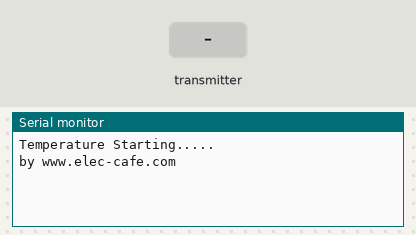
Recording of a sketch running on a simulated Arduino Uno, built with avr-gcc and run on an emulated ATmega328P. Shown: the last lines printed to the serial monitor. Inputs (shaded band) come from the test bench. No radio packets arrive unless stated.

Above: at 3.2 s.
3.3 s: the transmitter starts sending temperature = 0
At 4.1 s:
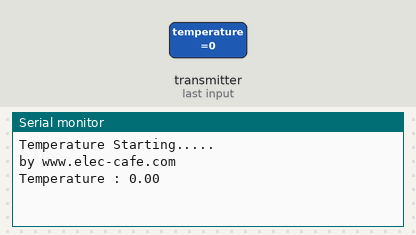
5.8 s: the transmitter starts sending temperature = 25
At 7.1 s:
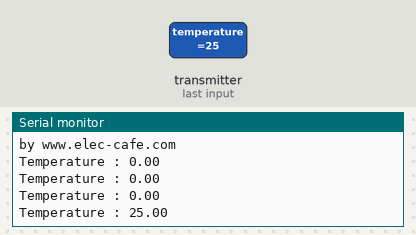

The sketch:

TempRx.ino
```cpp
#include <SPI.h>
#include <nRF24L01.h>
#include <RF24.h>

RF24 radio(9, 10);
const uint64_t pipe = 0xE8E8F0F0E1LL;

void setup(void) {
Serial.begin(9600);
radio.begin();
radio.openReadingPipe(1, pipe);
radio.startListening();
Serial.begin(9600);
Serial.println("Temperature Starting.....");
delay(1000);
Serial.println("by www.elec-cafe.com");
delay(1000);
}

void loop(void)
{
if (radio.available()) {
float temperature = 0;
if (!radio.read(&temperature, sizeof(float))) {
Serial.println("ACK not received by client.");
}
Serial.print("Temperature : ");
Serial.println(temperature);
delay(1000);
}
}
```

Measured:
- after the input at 3.3 s, the serial monitor: prints a new line at once (image 1)
- after the input at 5.8 s, the serial monitor: prints a new line after 0.50 s (image 2)
